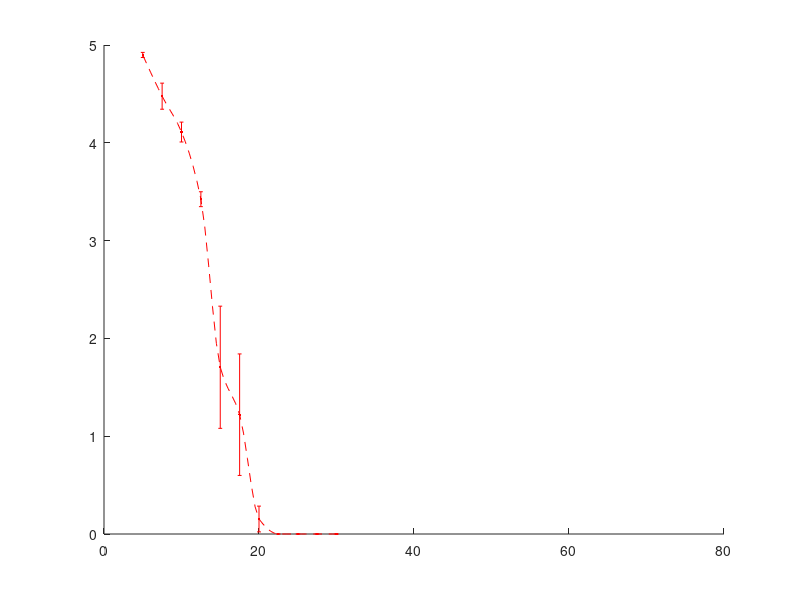

Reproduce this figure in MATLAB. (Note: this script raises an error after producing the figure.)
clear all;
rng('shuffle');
number = rand;%used to differenciate the experiments
disp(['Starting experiment number ',num2str(number)]);

n = 0;
smooth_radius = 100;
m = 140;

params.improved_circ = false;
params.improved_rx = 1;%1: Qi+, 2: Qi++, other: regular Qi 1.0
params.improved_tx = false;

params.R = [0.015;3.97];
params.miEnv = 1.256627e-06;
params.maxCurrent = 1.2594;
params.env = 'STEIN_ENV_large.mat';
params.beta = 0.225;

%params for TX/RX joint optimization
params.ttl_TX = 25;
params.ttl_RX = inf;

%involved distances
if strcmp('STEIN_ENV.mat',params.env)
    d_min = 5;
    d_max = 30;
	tTime = 1000;
	params.stepByStep = false;
else
    if strcmp('STEIN_ENV_large.mat',params.env)
        d_min = 5;
        d_max = 74.5;
        tTime = 5000;
		params.stepByStep = true;
    end
end

%reference values in V(from STEIN paper, 35g/L salty water experiment)
ref_volt = [4.93, 4.63, 3.88, 3.27, 0.00, 0.00, 0.00, 0.00, 0.00, 0.00, 0.00;
            4.93, 4.42, 4.34, 3.59, 3.26, 3.17, 0.80, 0.00, 0.00, 0.00, 0.00;
            4.93, 4.93, 4.47, 3.50, 3.52, 2.99, 0.12, 0.00, 0.00, 0.00, 0.00;
            4.77, 4.30, 3.95, 3.17, 1.77, 0.00, 0.00, 0.00, 0.00, 0.00, 0.00;
            4.91, 3.98, 3.90, 3.64, 1.68, 1.16, 0.00, 0.00, 0.00, 0.00, 0.00;
            4.92, 4.60, 4.12, 3.37, 0.00, 0.00, 0.00, 0.00, 0.00, 0.00, 0.00];
ref_mean = mean(ref_volt);
%confidence interval size, considering t-student distribution
ref_err = (2.015*std(ref_volt)/sqrt(6))/2;
%distance of the samples (mm)
ref_dist = [5, 7.50, 10.00, 12.5, 15.0, 17.5, 20.0, 22.5, 25, 27.5, 30];

%cubic interpolation of the reference data in order to better compare it to
%the simulated data
ref_mean1 = interp1(ref_dist,ref_mean,linspace(d_min,d_max,m),'pchip');
ref_std = interp1(ref_dist,std(ref_volt),linspace(d_min,d_max,m),'pchip');

figure;
hold on;
errorbar(ref_dist,ref_mean,ref_err,'.r');
plot(linspace(d_min,d_max,m),ref_mean1,'--r');

%NO LINK INTERRUPTION
params.endProb = 0;%no random link interruption
[~, ~, ~, t_RX, CC_RX, t_W, W,~] = simulate_STEIN(params);
%converting time to distance
d_RX = ((tTime-t_RX)*d_min + d_max*t_RX)/tTime;
%adjusting the length of the vectors 
sCC_RX = reduceSeries(CC_RX, smooth_radius, m);
%calculating the output voltage
voltage0 = params.R(2)*sCC_RX;
plot(linspace(d_min,d_max,m),voltage0,'.g');

%CONSIDERING LINK INTERRUPTION
voltage = zeros(n,m);
for i=1:n
    params.endProb = 0.0027;
    [~, ~, ~, t_RX, CC_RX, t_W, W,~] = simulate_STEIN(params);
    %converting time to distance
	d_RX = ((tTime-t_RX)*d_min + d_max*t_RX)/tTime;
	%adjusting the length of the vectors 
	sCC_RX = reduceSeries(CC_RX, smooth_radius, m);
	%calculating the output voltage
	voltage(i,:) = params.R(2)*sCC_RX;
end


if n==1
	plot(linspace(d_min,d_max,m),voltage,'b');
else
    %admit n=100. if you have Statistics Toolbox, use tinv instead of the constant
	errorbar(linspace(d_min,d_max,m),mean(voltage),1.66039*std(voltage)/(2*sqrt(100)),'b');
end
ylim([0 inf]);
title(['Exp number ',num2str(number)]);
xlabel('Distance (mm)','FontSize',14,'FontWeight','bold')
ylabel('Voltage(V)','FontSize',14,'FontWeight','bold')
legend('Real','Real (interpolation)','Simulated (no perturbations)',...
    'Simulated (with perturbations)');
set(gcf,'Position',[10,10,550,390]);

figure;
plot(t_W,W);
ylim([105000,210000]);

disp(['Finishing experiment number ',num2str(round(1000000*number))]);

%comparing the simulated data with the real (interpolated) data
%TODO

%save(['experiment_',num2str(round(1000000*number)),'.mat']);

